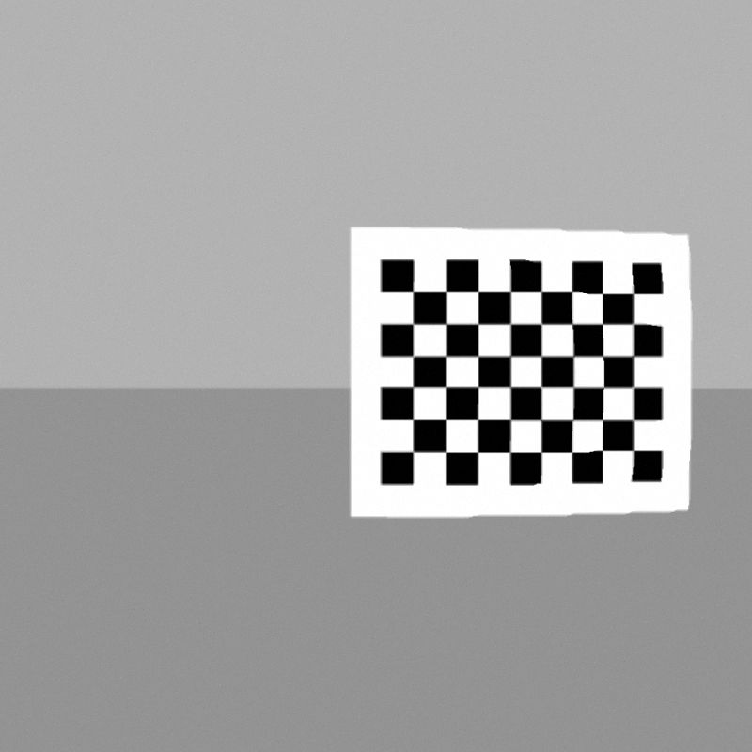
#> input picture hands_on_ur5_moveit_config/script/data_4/test1.png, 752 x 752 px; its folder holds 5 pictures in this run
$ python calibration.py
#> lines starting #> are read from the running program, lines starting #| are printed output that depends on the picture; after the words box and inside, x2 and y2 are one past the last pixel; in counts of white or black regions, pixels touching at a corner belong together
import numpy as np
import cv2
import glob
# termination criteria
criteria = (cv2.TERM_CRITERIA_EPS + cv2.TERM_CRITERIA_MAX_ITER, 30, 0.001)
# prepare object points, like (0,0,0), (1,0,0), (2,0,0) ....,(6,5,0)
objp = np.zeros((8*6,3), np.float32)
objp[:,:2] = np.mgrid[0:8 , 0:6].T.reshape(-1,2)*70

# Arrays to store object points and image points from all the images.
objpoints = [] # 3d point in real world space
imgpoints = [] # 2d points in image plane.
# images = glob.glob('./data/chess/*.jpg')
images = glob.glob('data_4/*.png')
# images = ['data_3/t.png']
for fname in images:
    img = cv2.imread(fname)
#> img is the input picture: shape (752, 752, 3); min 0, max 255, mean 164.2
    gray = cv2.cvtColor(img,cv2.COLOR_BGR2GRAY)
    # Find the chess board corners
    ret, corners = cv2.findChessboardCorners(gray, (8,6),None)
#> ret = True; corners = 48 rows, first 8: [413.2, 291.5], [446, 291.4], [477.8, 291.5], [510.2, 291.6], [540.8, 291.5], [571.6, 291.5], [602.5, 293.3], [633.6, 293.3]

    # If found, add object points, image points (after refining them)
    if ret == True:
        objpoints.append(objp)
        corners2 = cv2.cornerSubPix(gray,corners,(11,11),(-1,-1),criteria)
#> corners2 = 48 rows, first 8: [413.2, 291.5], [446.1, 291.5], [477.8, 291.5], [510.2, 291.5], [540.9, 291.5], [571.7, 291.3], [602.5, 293.3], [633.6, 293.3]
        imgpoints.append(corners2)
        # Draw and display the corners
        img = cv2.drawChessboardCorners(img, (8,6), corners2,ret)
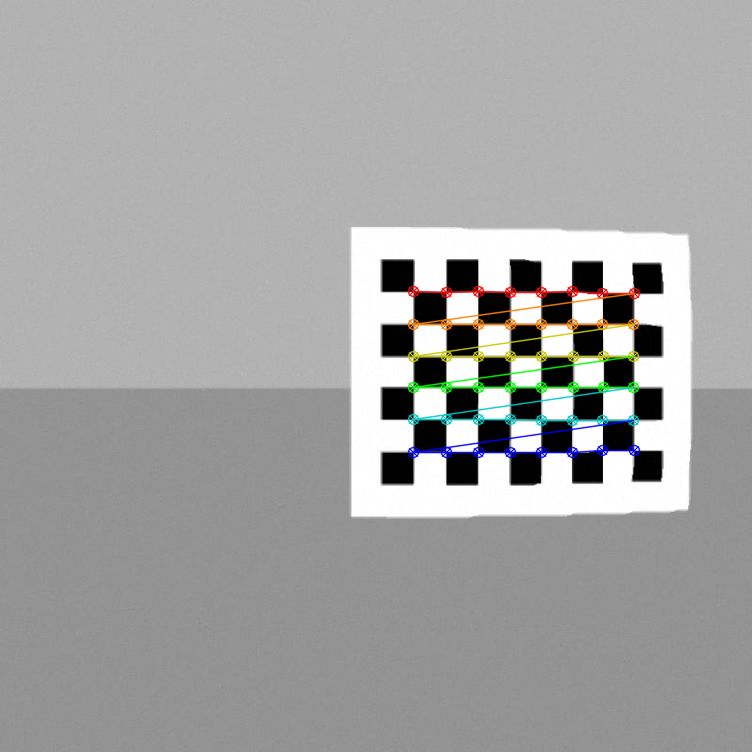
#> img: shape (752, 752, 3); 1.93% of pixels changed, all inside (x1, y1, x2, y2) = (407, 285, 641, 459)
        cv2.imshow('img',img)
        cv2.waitKey(300)
    else :
        print("No!  ")
#> pass 2 of the loop `for fname in images:`:
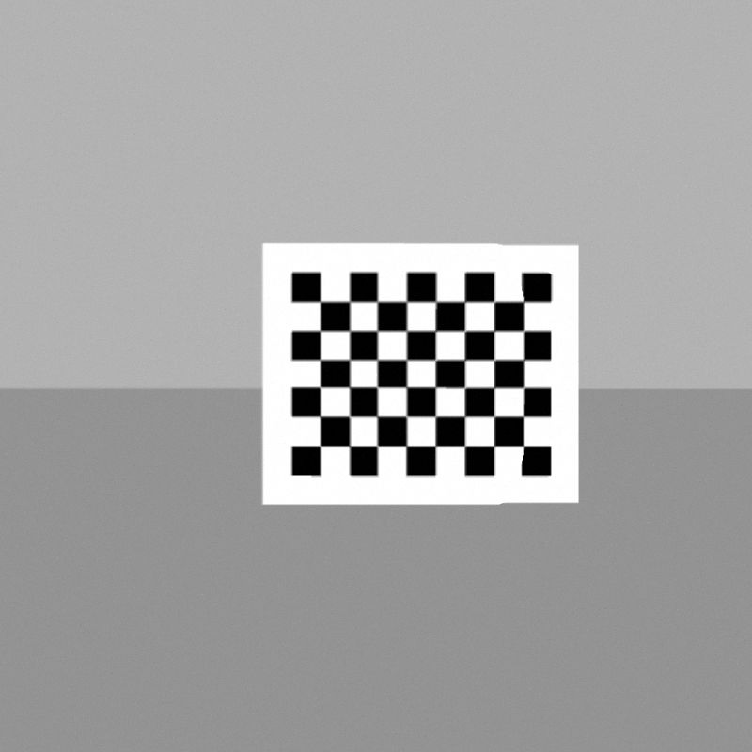
#> input picture hands_on_ur5_moveit_config/script/data_4/test10.png, 752 x 752 px
#> img is the input picture: shape (752, 752, 3); min 0, max 255, mean 164.1
#> corners = 48 rows, first 8: [320.4, 301.6], [349.7, 301.5], [377.2, 301.6], [406.6, 301.5], [435.6, 301.7], [463.9, 301.8], [493.7, 302], [523.5, 301.6]
#> corners2 = 48 rows, first 8: [320.4, 301.6], [350, 301.6], [377.3, 301.6], [406.5, 301.6], [435.8, 301.6], [464.3, 301.7], [493.7, 301.6], [523.7, 301.5]
#> `img = cv2.drawChessboardCorners(img, (8,6), corners2,ret)`:
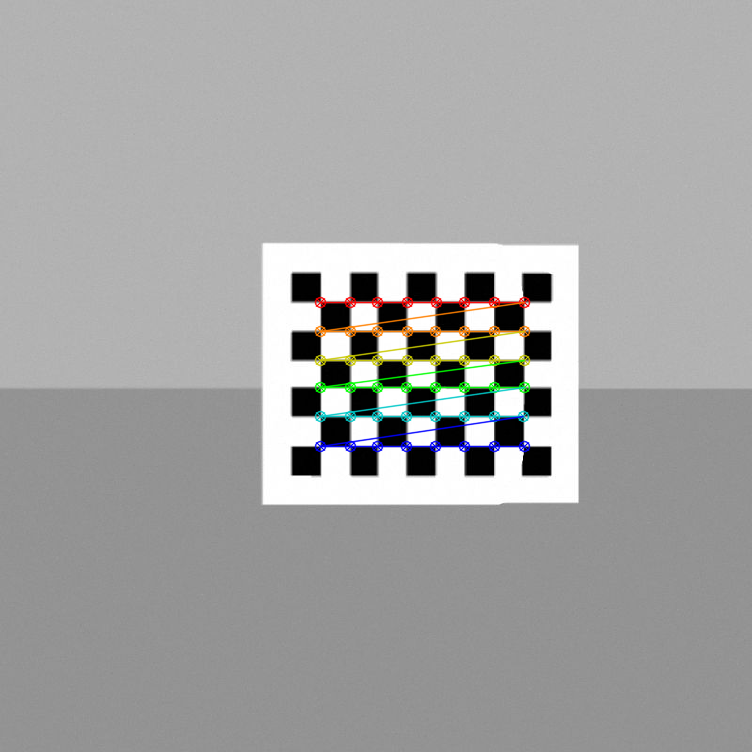
#> img: shape (752, 752, 3); 1.83% of pixels changed, all inside (x1, y1, x2, y2) = (314, 296, 531, 453)
#> pass 3 of the loop `for fname in images:`:
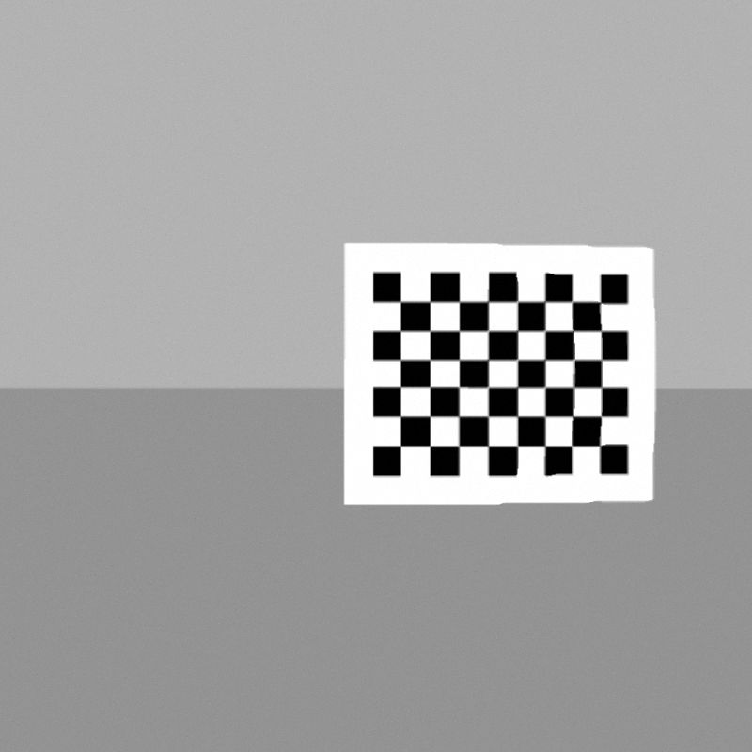
#> input picture hands_on_ur5_moveit_config/script/data_4/test11.png, 752 x 752 px
#> img is the input picture: shape (752, 752, 3); min 0, max 255, mean 164
#> corners = 48 rows, first 8: [400.1, 301.6], [430.2, 301.6], [459.5, 301.7], [488.4, 300.7], [517.8, 301.1], [544.9, 300.8], [572.4, 301.5], [600.9, 302.5]
#> corners2 = 48 rows, first 8: [400.1, 301.6], [430.2, 301.6], [459.5, 301.6], [488.3, 301.5], [517.6, 301.5], [544.9, 301.5], [572.3, 301.6], [600.4, 302.5]
#> `img = cv2.drawChessboardCorners(img, (8,6), corners2,ret)`:
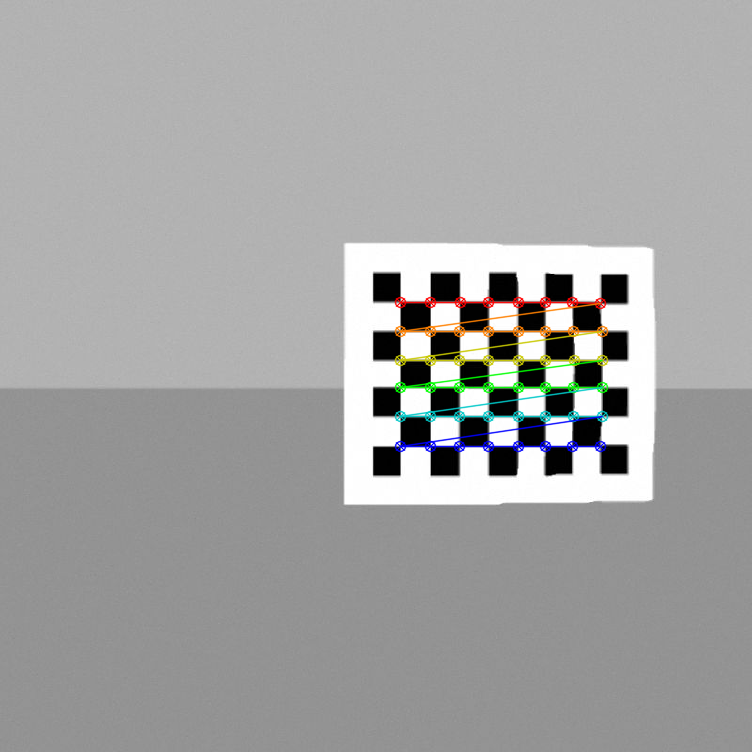
#> img: shape (752, 752, 3); 1.82% of pixels changed, all inside (x1, y1, x2, y2) = (394, 296, 609, 453)
#> the loop made 5 passes; the first 3 are shown

cv2.destroyAllWindows()

ret, mtx, dist, rvecs, tvecs = cv2.calibrateCamera(objpoints, imgpoints, gray.shape[::-1],None,None)

print("=========Camera Mtx=========")
for i in mtx :
    print(i)

img = cv2.imread('data_4/test15.png')
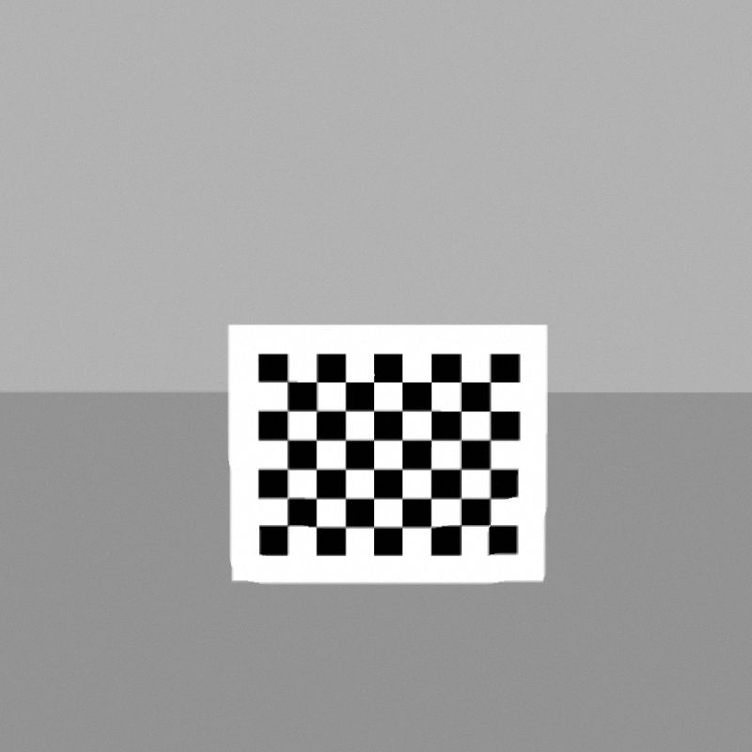
#> input picture hands_on_ur5_moveit_config/script/data_4/test15.png, 752 x 752 px
#> img is the input picture: shape (752, 752, 3); min 0, max 255, mean 165.5
h,  w = img.shape[:2]
#> h = 752; w = 752
newcameramtx, roi = cv2.getOptimalNewCameraMatrix(mtx, dist, (w,h), 1, (w,h))
print('roi !')
print(roi)
dst = cv2.undistort(img, mtx, dist, None, newcameramtx)
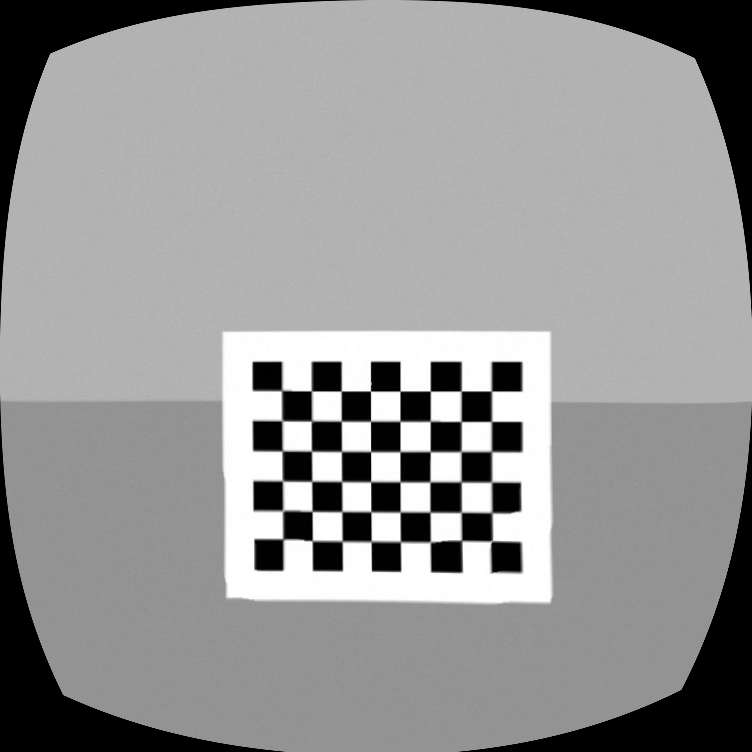
#> dst: shape (752, 752, 3); min 0, max 255, mean 150.1
# x,y,w,h = roi
# dst = dst[y:y+h, x:x+w]
cv2.imwrite('calibresult.png',dst)
